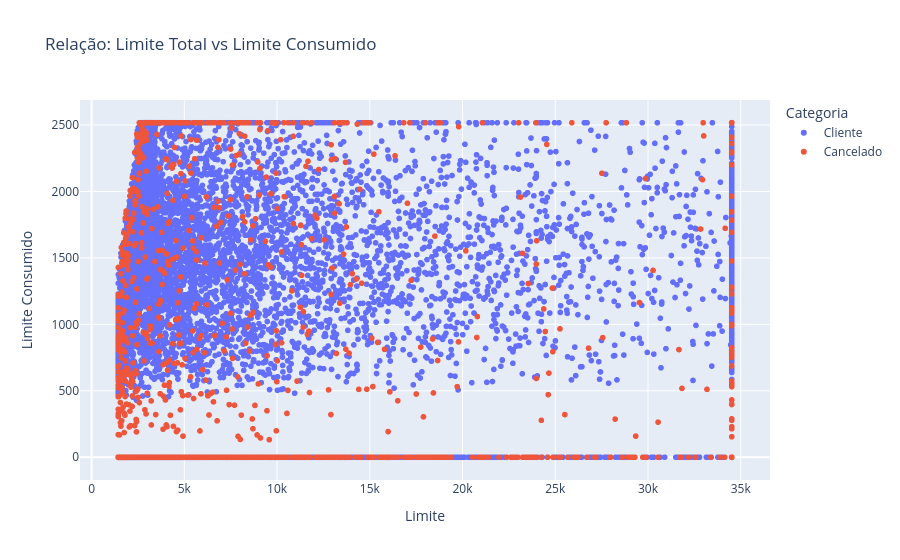

Source (notebook cell):
### Code cell
# 1. Calculando as médias com os nomes corretos das colunas
# Note que usei 'Limite' e 'Limite Consumido' conforme sua imagem
media_limite_ativos = df_ativos['Limite'].mean()
media_limite_cancelados = df_cancelados['Limite'].mean()

# 2. Gráfico de Dispersão corrigido
# Troquei 'Consumo Medio' por 'Limite Consumido'
fig_limite = px.scatter(df, 
                        x="Limite", 
                        y="Limite Consumido", 
                        color="Categoria",
                        title="Relação: Limite Total vs Limite Consumido",
                        hover_data=['Idade', 'Faixa Salarial Anual'])

fig_limite.show()

print(f"Média de Limite Total (Ativos): R${media_limite_ativos:.2f}")
print(f"Média de Limite Total (Cancelados): R${media_limite_cancelados:.2f}")

### Figure 1 — Plotly figure (JSON) as saved in the notebook; plotly's stock layout.template omitted (floating-point values rounded to 4 significant figures; data arrays with more than 128 entries replaced by an {"elided": "..."} marker saying what was removed)
{"data": [{"customdata": {"elided": "8500x2 mixed values"}, "hovertemplate": "Categoria=Cliente<br>Limite=%{x}<br>Limite Consumido=%{y}<br>Idade=%{customdata[0]}<br>Faixa Salarial Anual=%{customdata[1]}<extra></extra>", "legendgroup": "Cliente", "marker": {"color": "#636efa", "symbol": "circle"}, "mode": "markers", "name": "Cliente", "showlegend": true, "type": "scattergl", "x": {"elided": "8500 float values"}, "xaxis": "x", "y": {"elided": "8500 int values"}, "yaxis": "y"}, {"customdata": {"elided": "1627x2 mixed values"}, "hovertemplate": "Categoria=Cancelado<br>Limite=%{x}<br>Limite Consumido=%{y}<br>Idade=%{customdata[0]}<br>Faixa Salarial Anual=%{customdata[1]}<extra></extra>", "legendgroup": "Cancelado", "marker": {"color": "#EF553B", "symbol": "circle"}, "mode": "markers", "name": "Cancelado", "showlegend": true, "type": "scattergl", "x": {"elided": "1627 float values"}, "xaxis": "x", "y": {"elided": "1627 int values"}, "yaxis": "y"}], "layout": {"legend": {"title": {"text": "Categoria"}, "tracegroupgap": 0}, "title": {"text": "Relação: Limite Total vs Limite Consumido"}, "xaxis": {"anchor": "y", "domain": [0, 1], "title": {"text": "Limite"}}, "yaxis": {"anchor": "x", "domain": [0, 1], "title": {"text": "Limite Consumido"}}}}
